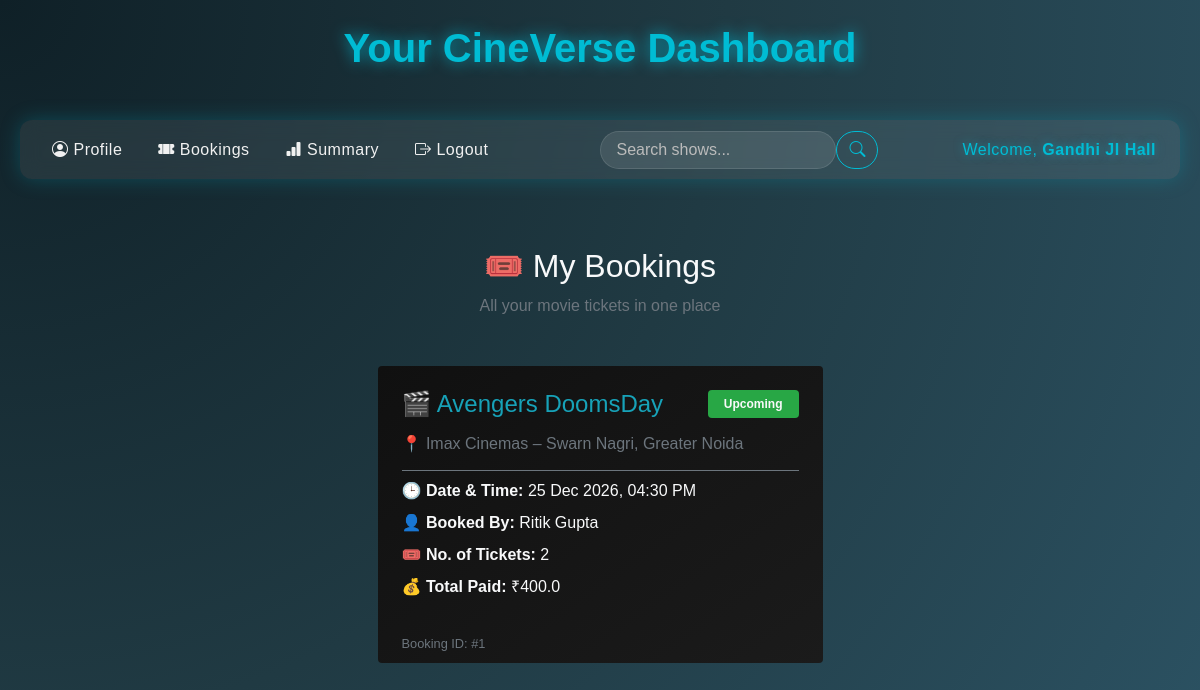
The page /user_bookings/2/Gandhi JI Hall on the database as committed earlier.
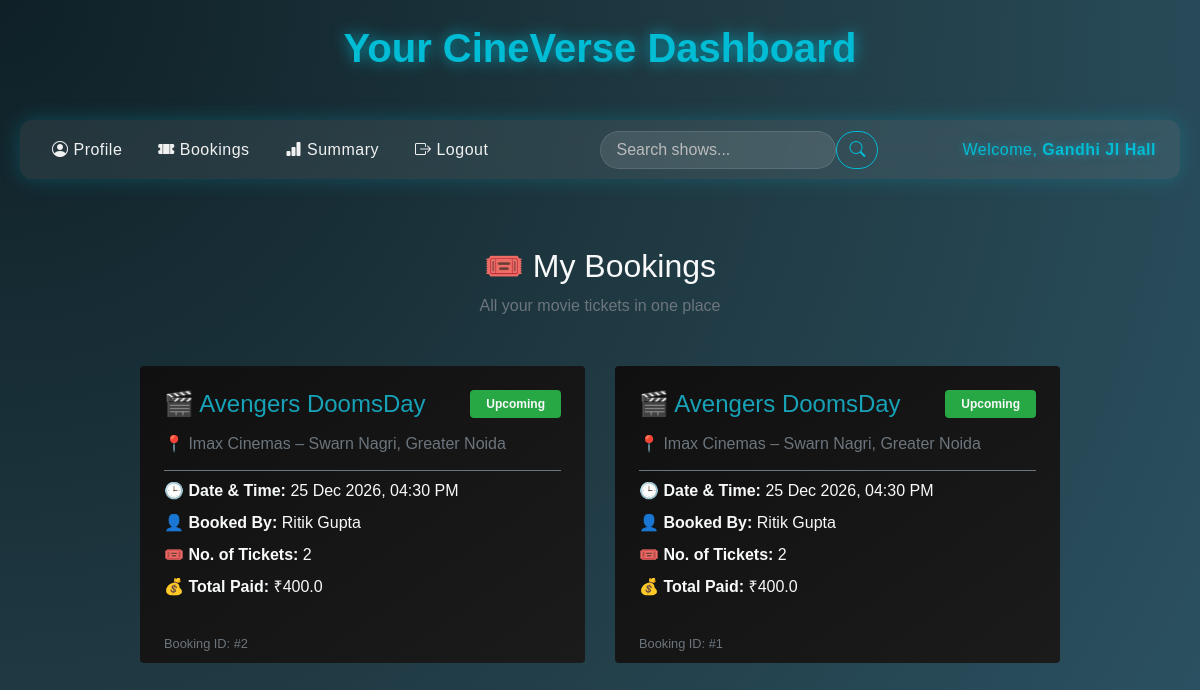
The same page on the database as committed later.
### backend/models.py (models this page shows)
class Ticket(db.Model):
    __tablename__ = "ticket"
    id = db.Column(db.Integer, primary_key=True)
    no_of_tickets = db.Column(db.Integer, nullable=False)
    sl_no_tickets = db.Column(db.String, nullable=False)
    user_rating = db.Column(db.Integer, default=0)
    purchase_time = db.Column(db.DateTime, default=datetime.utcnow)
    total_cost = db.Column(db.Float, nullable=False, default=0.0)
    user_id = db.Column(db.Integer, db.ForeignKey("user_info.id"), nullable=False)
    show_id = db.Column(db.Integer, db.ForeignKey("show.id"), nullable=False)

class Show(db.Model):
    __tablename__ = "show"
    id = db.Column(db.Integer, primary_key=True)
    name = db.Column(db.String, nullable=False)
    tags = db.Column(db.String, nullable=False)
    rating = db.Column(db.Integer, default=0)
    tkt_price = db.Column(db.Float, default=0.0)
    date_time = db.Column(db.DateTime, nullable=False)
    theatre_id = db.Column(db.Integer, db.ForeignKey("theatre.id"), nullable=False)
    total_revenue = db.Column(db.Float, default=0.0)
    tickets = db.relationship(
        "Ticket", cascade="all,delete", backref="show", lazy=True
    )

class Theatre(db.Model):
    __tablename__ = "theatre"
    id = db.Column(db.Integer, primary_key=True)
    name = db.Column(db.String, nullable=False)
    location = db.Column(db.String, nullable=False)
    pincode = db.Column(db.Integer, nullable=False)
    capacity = db.Column(db.Integer, nullable=False)
    venue_pic_url = db.Column(db.String, nullable=True, default="None")
    total_revenue = db.Column(db.Float, default=0.0)
    shows = db.relationship(
        "Show", cascade="all,delete", backref="theatre", lazy=True
    )

class User_Info(db.Model):
    __tablename__ = "user_info"
    id = db.Column(db.Integer, primary_key=True)
    email = db.Column(db.String, unique=True, nullable=False)
    password = db.Column(db.String, nullable=False)
    role = db.Column(db.Integer, default=1)
    full_name = db.Column(db.String, nullable=False)
    address = db.Column(db.String, nullable=False)
    pincode = db.Column(db.Integer, nullable=False)
    total_spent = db.Column(db.Float, default=0.0)
    tickets = db.relationship(
        "Ticket", cascade="all,delete", backref="user_info", lazy=True
    )

### backend/controllers.py (the view)
@app.route("/user_bookings/<id>/<name>")
def user_bookings(id, name):
    user = User_Info.query.get_or_404(id)
    tickets = Ticket.query.filter_by(user_id=user.id).order_by(Ticket.id.desc()).all()
    dt_time_now = datetime.now()
    return render_template("user_bookings.html",name=name,user_info=user,tickets=tickets,dt_time_now=dt_time_now)

### templates/user_bookings.html (shortened to what this page needs)
{% extends "user_layout.html" %}
{% block content %}
<div class="container py-5 text-light">
  <div class="text-center mb-5">
    <h2 class="fw-bold text-cyan-400 tracking-wide">🎟️ My Bookings</h2>
    <p class="text-muted">All your movie tickets in one place</p>
  </div>
  {% if tickets %}
    <div class="row justify-content-center">
      {% for ticket in tickets %}
        <div class="col-lg-5 col-md-6 mb-4">
          <div class="card rounded-4 shadow-lg border-0 overflow-hidden"
               style="background: linear-gradient(145deg, #101010, #1b1b1b); border: 1px solid rgba(255,255,255,0.08); transition: all 0.3s ease; cursor: default;">
            <div class="card-body p-4">
              <div class="d-flex justify-content-between align-items-center mb-3">
                <h4 class="text-info mb-0 fw-semibold">🎬 {{ ticket.show.name }}</h4>
                {% if ticket.show.date_time >= dt_time_now %}
                  <span class="badge bg-success px-3 py-2">Upcoming</span>
                {% else %}
                  <span class="badge bg-secondary px-3 py-2">Past</span>
                {% endif %}
              </div>
              <h6 class="text-muted mb-3">
                📍 {{ ticket.show.theatre.name }} – {{ ticket.show.theatre.location }}
              </h6>
              <hr class="border-secondary opacity-25 my-2">
              <p class="mb-2">
                🕒 <strong>Date & Time:</strong>
                {{ ticket.show.date_time.strftime('%d %b %Y, %I:%M %p') }}
              </p>
              <p class="mb-2">
                👤 <strong>Booked By:</strong> <span class="text-cyan-400">{{ ticket.user_info.full_name }}</span>
              </p>
              <p class="mb-2">
                🎟️ <strong>No. of Tickets:</strong> {{ ticket.no_of_tickets }}
              </p>
              <p class="mb-0">
                💰 <strong>Total Paid:</strong> ₹{{ ticket.total_cost }}
              </p>
            </div>
            <div class="px-4 py-2 bg-gradient-to-r from-cyan-500/10 to-transparent text-end">
              <small class="text-muted">Booking ID: #{{ ticket.id }}</small>
            </div>
          </div>
        </div>
      {% endfor %}
    </div>
  {% endif %}
</div>
{% endblock %}

### templates/user_layout.html (shortened to what this page needs)
<!DOCTYPE html>
<html lang="en">
<head>
  <link
    rel="stylesheet"
    href="https://cdn.jsdelivr.net/npm/bootstrap@4.0.0/dist/css/bootstrap.min.css"
  />
  <link
    rel="stylesheet"
    href="https://cdn.jsdelivr.net/npm/bootstrap-icons@1.11.1/font/bootstrap-icons.css"
  />
  <link rel="stylesheet" href="/static/styles/main.css" />
</head>
<body>
    {% if not hide_nav %}
        <div class="my_container">
        <div class="center">
        <h1>Your CineVerse Dashboard</h1>
        </div>
        <div class="my_panel">
        {% if not hide_nav %}
        <nav class="navbar navbar-expand-lg">
            <div class="collapse navbar-collapse d-flex justify-content-between" id="navbarText">
            <ul class="navbar-nav mb-2 mb-lg-0 d-flex align-items-center">
                <li class="nav-item">
                <a class="nav-link active" href="/user/{{ user_info.id }}/{{name}}">
                    <i class="bi bi-person-circle"></i> Profile
                </a>
                </li>
                <li class="nav-item">
                <a class="nav-link" href="/user_bookings/{{ user_info.id }}/{{name}}">
                    <i class="bi bi-ticket-perforated-fill"></i> Bookings
                </a>
                </li>
                <li class="nav-item">
                <a class="nav-link" href="/user_summary/{{ user_info.id }}/{{name}}">
                    <i class="bi bi-bar-chart-fill"></i> Summary
                </a>
                </li>
                <li class="nav-item">
                <a class="nav-link" href="/login">
                    <i class="bi bi-box-arrow-right"></i> Logout
                </a>
                </li>
            </ul>
                <form class="d-flex mx-4" action="/search_user/{{ user_info.id }}/{{ name }}" method="POST">
                    <input
                        class="form-control me-2"
                        type="search"
                        name="query"
                        placeholder="Search shows..."
                        aria-label="Search"
                    />
                    <button class="btn btn-outline-success" type="submit">
                        <i class="bi bi-search"></i>
                    </button>
                </form>
            <span class="navbar_text_div">
                Welcome, <strong>{{name}}</strong>
            </span>
            </div>
        </nav>
        {% endif %}
    {% endif %}
      {% block content %}{% endblock %}
    </div>
  </div>
</body>
</html>

### templates/user_layout.html (style rules this page uses)
body { background: radial-gradient(circle at top left, #0f2027, #203a43, #2c5364); color: #f1f1f1; font-family: "Poppins", sans-serif; margin: 0; padding: 0; min-height: 100vh; }
h1 { color: #00bcd4; text-shadow: 0 0 15px rgba(0, 188, 212, 0.8); text-align: center; font-weight: 600; margin-top: 1.5rem; animation: fadeInDown 1s ease; }
.navbar { background: rgba(255, 255, 255, 0.08); backdrop-filter: blur(10px); border-radius: 12px; box-shadow: 0 0 20px rgba(0, 188, 212, 0.25); margin: 20px auto; padding: 0.6rem 1.5rem; max-width: 1200px; animation: fadeInUp 1.2s ease; }
.navbar-nav .nav-link { color: #f1f1f1 !important; font-weight: 500; letter-spacing: 0.5px; margin-right: 20px; position: relative; transition: all 0.3s ease; }
.navbar-nav .nav-link::after { content: ""; position: absolute; left: 0; bottom: -4px; width: 0%; height: 2px; background-color: #00bcd4; transition: width 0.3s ease-in-out; border-radius: 2px; }
.form-control { background-color: rgba(255, 255, 255, 0.1); border: 1px solid rgba(255, 255, 255, 0.2); color: #fff; border-radius: 25px; padding-left: 15px; }
.form-control::placeholder { color: #bbb; }
.btn-outline-success { color: #00bcd4; border-color: #00bcd4; border-radius: 25px; transition: all 0.3s ease; }
.navbar_text_div { font-weight: 500; color: #00bcd4; text-shadow: 0 0 10px rgba(0, 188, 212, 0.5); letter-spacing: 0.5px; }
.my_panel { padding: 20px; max-width: 1200px; margin: auto; }

Rows that differ between the two databases and show on the page:
added Ticket: show.name "Avengers DoomsDay", show.theatre.name "Imax Cinemas", show.theatre.location "Swarn Nagri, Greater Noida", show.date_time "25 Dec 2026, 04:30 PM", user_info.full_name "Ritik Gupta", no_of_tickets "2", total_cost "400.0", id "2"
